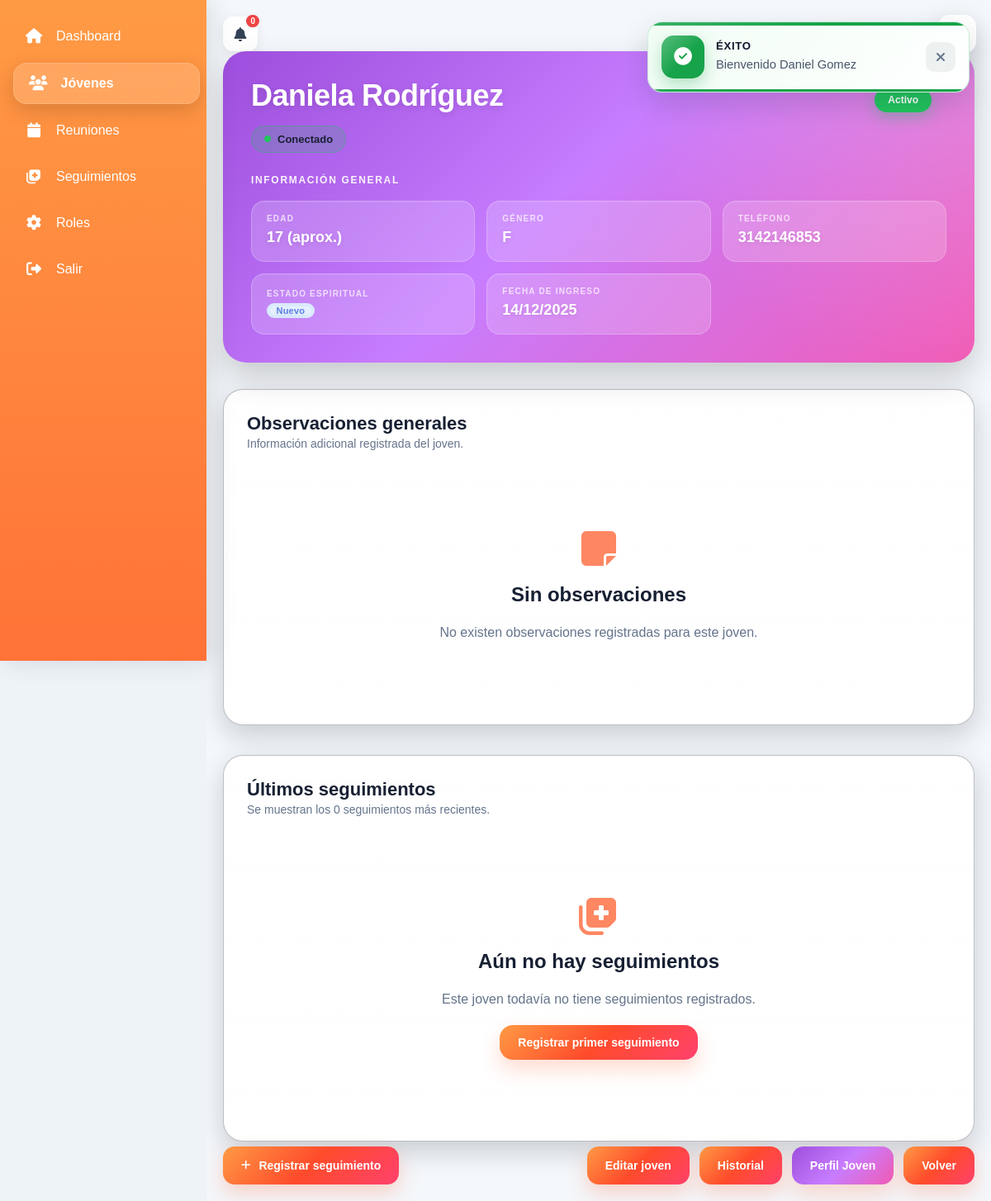
Screenshot of /views/jovenes/ver.php?id=5 (signed in) with the database file from the repository.
### tables this page shows
CREATE TABLE `jovenes` (
  `id` int(11) NOT NULL,
  `nombre_completo` varchar(150) NOT NULL,
  `fecha_nacimiento` date DEFAULT NULL,
  `telefono` varchar(20) DEFAULT NULL,
  `estado_espiritual` enum('NUEVO','CONGREGANTE','DISCIPULADO','SERVIDOR','LIDER') DEFAULT NULL,
  `fecha_ingreso` date NOT NULL,
  `estado_actividad` enum('ACTIVO','INACTIVO','ELIMINADO') DEFAULT 'ACTIVO',
  `ultima_actividad` datetime DEFAULT NULL,
  `lider_id` int(11) DEFAULT NULL,
  `observaciones` text DEFAULT NULL,
  `es_servidor` tinyint(1) DEFAULT 0,
  `fecha_creacion` timestamp NOT NULL DEFAULT current_timestamp(),
  `edad` int(11) DEFAULT NULL,
  `fecha_actualizacion_edad` date DEFAULT NULL,
  `edad_manual` int(11) DEFAULT NULL,
  `genero` varchar(20) DEFAULT NULL,
  `activo` tinyint(1) GENERATED ALWAYS AS (`estado_actividad` = 'ACTIVO') STORED,
  `discipulado_activo` tinyint(1) DEFAULT 0,
  `discipulado_inicio` date DEFAULT NULL,
  `discipulado_fin` date DEFAULT NULL,
  `es_nuevo` tinyint(1) DEFAULT 0,
  `estado_proceso` enum('INICIO','CRECIMIENTO','MADURO') DEFAULT 'INICIO',
  `discipulado_estado` enum('NO','EN_PROCESO','COMPLETADO') DEFAULT 'NO'
);

### views/jovenes/ver.php (the view, shortened to what the rows shown need)
<?php
require_once __DIR__ . "/../../services/seguimientoService.php";
$id = isset($_GET["id"])
    ? (int) $_GET["id"]
    : 0;
$stmt = $pdo->prepare("
    SELECT *
    FROM jovenes
    WHERE id = :id
");
$stmt->execute([
    "id" => $id
]);
$joven = $stmt->fetch(PDO::FETCH_ASSOC);
$claseGenero = ($joven["genero"] ?? '') === "F"
    ? "perfil-chica"
    : "perfil-chico";
$edadAprox = false;
if (!empty($joven["fecha_nacimiento"])) {
    $edad = (new DateTime(
        $joven["fecha_nacimiento"]
    ))->diff(new DateTime())->y;
} elseif (!empty($joven["edad_manual"])) {
    $edad = (int)$joven["edad_manual"];
    $edadAprox = true;
}
$con = estadoConexionJoven(
    $pdo,
    $id
);
$claseConexion = match ($con["color"]) {
    "danger" => "conexion-danger",
    "warning" => "conexion-warning",
    default => "conexion-ok"
};
?>
<?php require_once __DIR__ . "/../../includes/header.php"; ?>
<div class="ver-wrapper">
    <section class="perfil-card <?= $claseGenero ?>">
        <div class="gx-profile">
            <div class="gx-profile__header">
                <div class="gx-profile__identity">
                    <h1 class="gx-profile__name">
                        <?= htmlspecialchars($joven["nombre_completo"]) ?>
                    </h1>
                    <div class="gx-profile__status">
                        <span class="perfil-conexion <?= $claseConexion ?>">
                        </span>
                    </div>
                </div>
            </div>
<section class="gx-profile__section">
    <div class="gx-profile__rows">
        <article class="gx-profile__row">
            <span class="gx-profile__label">
                Edad
            </span>
            <span class="gx-profile__value">
                <?= $edad ?>
                <?= $edadAprox ? " (aprox.)" : "" ?>
            </span>
        </article>
        <article class="gx-profile__row">
            <span class="gx-profile__label">
                Género
            </span>
            <span class="gx-profile__value">
                <?= htmlspecialchars($joven["genero"] ?? "—") ?>
            </span>
        </article>
        <article class="gx-profile__row">
            <span class="gx-profile__label">
                Teléfono
            </span>
            <span class="gx-profile__value">
                <?= htmlspecialchars($joven["telefono"] ?: "No registrado") ?>
            </span>
        </article>
        <article class="gx-profile__row">
            <span class="gx-profile__value">
                <span class="estado <?= strtolower(htmlspecialchars($joven["estado_espiritual"] ?? "nuevo")) ?>">
                    <?= ucfirst(strtolower(htmlspecialchars($joven["estado_espiritual"] ?? "Nuevo"))) ?>
                </span>
            </span>
        </article>
        <article class="gx-profile__row">
            <span class="gx-profile__label">
                Fecha de ingreso
            </span>
            <span class="gx-profile__value">
                <?= !empty($joven["fecha_ingreso"])
                    ? date("d/m/Y", strtotime($joven["fecha_ingreso"]))
                    : "—" ?>
            </span>
        </article>
    </div>
</section>
        </div>
    </section>
</div>
<section class="gx-card gx-card--soft">
    <div class="gx-card__header">
        <div>
            <h2>
                Observaciones generales
            </h2>
        </div>
    </div>
</section>
<br>
<br>
<section class="gx-card gx-card--soft">
    <div class="gx-card__header gx-card__header--seguimientos">
        <div>
            <h2>
                Últimos seguimientos
            </h2>
        </div>
    </div>
</section>
<?php
require_once __DIR__ . "/../../includes/footer.php";
?>

### rows the page displays
jovenes: nombre_completo "Daniela Rodríguez", edad_manual "17", genero "F", telefono "3142146853", estado_espiritual "Nuevo", fecha_ingreso "14/12/2025"

### other values shown
$totalNotificaciones "0"
$mensaje "Bienvenido Daniel Gomez"
$estadoConexion "Conectado"
count($seguimientos) "0"
